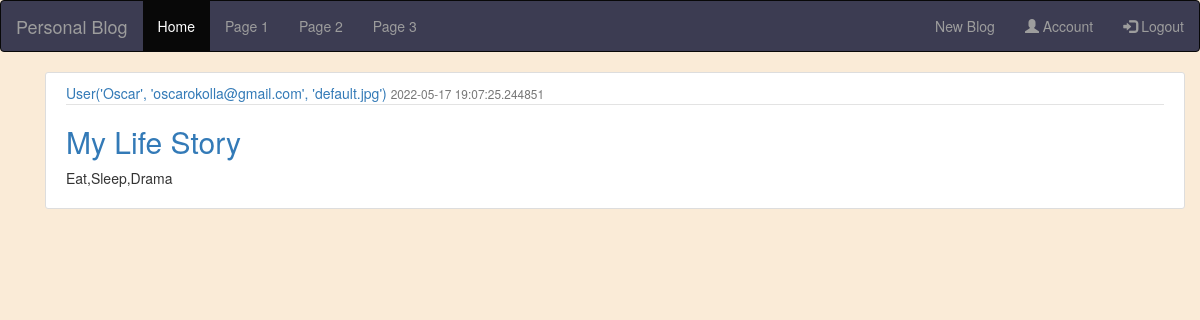
Screenshot of /home (signed in) with the database file from the repository.
### personal_blog/models.py (models this page shows, shortened)
class Post(db.Model):
    id = db.Column(db.Integer, primary_key=True)
    title = db.Column(db.String(100), nullable=False)
    date_posted = db.Column(db.DateTime, nullable=False, default=datetime.utcnow)
    content = db.Column(db.Text, nullable=False)
    user_id = db.Column(db.Integer, db.ForeignKey('user.id'), nullable=False)
    comments = db.relationship('Comments', backref='topicpost', lazy=True)

class User(db.Model,UserMixin):
    id = db.Column(db.Integer,primary_key=True)
    username = db.Column(db.String(20),unique=True,nullable=False)
    email = db.Column(db.String(100),unique=True,nullable=False)
    image_file = db.Column(db.String(20),nullable=False,default='default.jpg')
    password = db.Column(db.String(20),nullable=False,)
    posts = db.relationship('Post', backref='author', lazy=True)
    def __repr__(self):
        return f"User('{self.username}', '{self.email}', '{self.image_file}')"

### personal_blog/post.py (the view)
@app.route("/")
@app.route("/home")
def home():
    posts = Post.query.all()
    """
    View root page function that returns the home page and its data
    """
    return render_template('home.html',posts=posts)

### personal_blog/models.py (called while the page is built)
@login_manager.user_loader
def load_user(user_id):
    return  User.query.get(int(user_id))

### personal_blog/templates/home.html
{% extends 'navbar.html'%}
{% block content %}
    {% for post in posts %}
    <div class="container">
        <article class="content-section">
            <div class="media">
              <div class="article-data">
                <a class="mr-2" href="#">{{ post.author }}</a>
                <small class="text-muted">{{ post.date_posted }}</small>
              </div>
              <h2><a class="art-title" href="#">{{ post.title }}</a></h2>
              <p class="art-content">{{ post.content }}</p>
            </div>
          </article>
        </div>
    {% endfor %}
{% endblock content %}

### personal_blog/static/styles.css (style rules this page uses)
body { background-color: antiquewhite; }
h1, h2, h3, h4, h5, h6 { color: #222; }
.content-section { background: #ffffff; padding: 10px 20px; border: 1px solid #dddddd; border-radius: 3px; margin-bottom: 20px; }
.article-data { padding-bottom: 1px; margin-bottom: 4px; border-bottom: 1px solid #e3e3e3 }

### rows the page displays
Post: author "User('Oscar', 'oscarokolla@gmail.com', 'default.jpg')", date_posted "2022-05-17 19:07:25.244851", title "My Life Story", content "Eat,Sleep,Drama"
